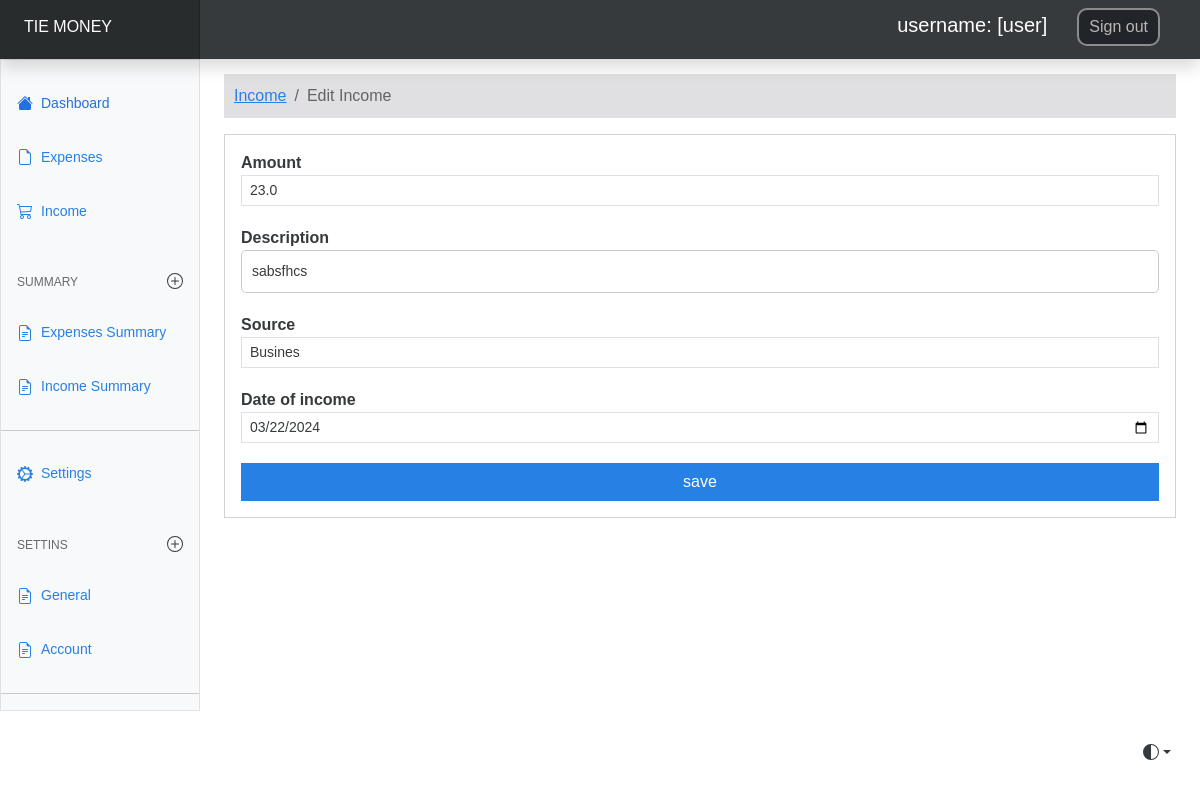
Page /income/edit-income/4 (signed in) on the committed database.
### userincome/models.py (models this page shows, shortened)
class UserIncome(models.Model):
    amount = models.FloatField() # DECIMAL
    date = models.DateField(default = now)
    description = models.TextField()
    owner = models.ForeignKey(to=User, on_delete = models.CASCADE)
    source = models.CharField(max_length = 255)
    class Meta:
        ordering: ['-date']

### userincome/views.py (the view, shortened to what this page needs)
# urls.py: path("edit-income/<int:id>", views.income_edit, name='edit-income'),
@login_required(login_url='/authentication/login/')
def income_edit(request, id):
    income = UserIncome.objects.get(pk=id)
    source = Source.objects.all()
    context = {
        'income': income,
        'values': income,
        'source': source
    }
    if request.method == 'GET':
        return render(request, 'income/edit_income.html', context)

### templates/income/edit_income.html (shortened to what this page needs)
{% extends "base.html" %}
{% block content %}
<div class="new-container col-mt-8">
  <div class="row">
        <nav aria-label="breadcrumb">
            <ol class="breadcrumb">
            <li class="breadcrumb-item"><a href="{% url "income" %}">Income</a></li>
            <li class="breadcrumb-item active" aria-current="page">Edit Income</li>
            </ol>
        </nav>
  </div>
<div class="card">
    <div class="card-body">
        <form action="{% url 'edit-income' income.id %}" method="post">{% csrf_token %}
            {% include "partials/_messages.html" %}
            <div class="form-group">
                <label for="">Amount</label>
                <input
                type="number"
                class="form-control form-control-sm"
                name="amount"
                value="{{ values.amount }}"
                >
            </div>
            <div class="form-group">
                <label for="">Description</label>
                <input
                type="text"
                class="form-control form-control-sm"
                name="description"
                value="{{ values.description }}"
                >
            </div>
            <div class="form-group">
                <label for="">Source</label>
                <select class="form-control form-control-sm" name="source">
                   {% for source in source %}
                     <option selected name="source" value="{{ values.source }}">{{ values.source }}</option>
                   {% endfor %}
                </select>
            </div>
            <div class="form-group">
                <label for="">Date of income</label>
                <input
                type="date"
                class="form-control form-control-sm"
                name="income_date"
                value="{{ values.date | date:'Y-m-d' }}"
                >
            </div>
            <input
            type="submit"
            value="save"
            class="btn btn-primary btn-primary-sm"
            >
        </form>
    </div>
</div>
</div>
{% endblock content %}

### templates/base.html (shortened to what this page needs)
{% load static %}
<!doctype html>
<html lang="en" data-bs-theme="auto">
  <head><script src="/docs/5.3/assets/js/color-modes.js"></script>
    <link rel="stylesheet" href="{% static "css/main.css" %}">
    <link rel="stylesheet" href="{% static "css/style.css" %}">
    <link rel="stylesheet" href="{% static "css/expenses.css" %}">
    <link rel="stylesheet" href="https://cdn.jsdelivr.net/npm/@docsearch/css@3">
<link href="{% static 'css/bootstrap.min.css' %}" rel="stylesheet">
    <link href="https://cdn.jsdelivr.net/npm/bootstrap-icons@1.10.5/font/bootstrap-icons.min.css" rel="stylesheet">
    <link href="{% static "css/dashboard.css" %}" rel="stylesheet">
  </head>
  <body>
    <div class="dropdown position-fixed bottom-0 end-0 mb-3 me-3 bd-mode-toggle">
      <button class="btn btn-bd-primary py-2 dropdown-toggle d-flex align-items-center"
              id="bd-theme"
              type="button"
              aria-expanded="false"
              data-bs-toggle="dropdown"
              aria-label="Toggle theme (auto)">
        <svg class="bi my-1 theme-icon-active" width="1em" height="1em"><use href="#circle-half"></use></svg>
      </button>
    </div>
<header class="navbar sticky-top bg-dark flex-md-nowrap p-0 shadow" data-bs-theme="dark">
  <a class="navbar-brand col-md-4 col-lg-2 me-0 px-4 fs-6 text-white" href="#">TIE MONEY</a>
  <ul class="nav-ul">
    <li class="nav-item">
      <a class="link-nav" action='nav-link' href=''>
          username:  [{{ request.user.username }}]
       </a>
      </li>
    <li class="nav-item">
      <form action="{% url "logout" %}" method="post">{% csrf_token %}
        <input class="text text-capitali logout-btn" type="submit" value="Sign out">
       </form>
      </li>
  </ul>
</header>
<div class="container-fluid">
  <div class="row">
    {% include "partials/_sidebar.html" %}
    <main class="col-md-9 ms-sm-auto col-lg-10 px-md-4">
      {% block content %}
      {% endblock %}
    </main>
  </div>
</div>
    <script src="{% static "js/dashboard.js" %}"></script></body>
</html>

### static/css/main.css (style rules this page uses)
* { font-family: 'Segoe UI', Tahoma, Geneva, Verdana, sans-serif; }
.bi { vertical-align: -.125em; fill: currentColor; }
.btn-bd-primary { --bd-violet-bg: #712cf9; --bd-violet-rgb: 112.520718, 44.062154, 249.437846; --bs-btn-font-weight: 600; --bs-btn-color: var(--bs-white); --bs-btn-bg: var(--bd-violet-bg); --bs-btn-border-color: var(--bd-violet-bg); --bs-btn-hover-color: var(--bs-white); --bs-btn-hover-bg: #6528e0; --bs-btn-hover-border-color: #6528e0; --bs-btn-focus-shadow-rgb: var(--bd-violet-rgb); --bs-btn-active-color: var(--bs-btn-hover-color); --bs-btn-active-bg: #5a23c8; --bs-btn-active-border-color: #5a23c8; }
.bd-mode-toggle { z-index: 1500; }

### static/css/style.css (style rules this page uses)
form { display: flex; flex-direction: column; }
.form-group { margin-bottom: 20px; }
label { font-weight: bold; }
input[type="text"], input[type="email"], input[type="password"] { width: 100%; padding: 10px; border: 1px solid #ccc; border-radius: 5px; }

### static/css/expenses.css (style rules this page uses)
* { font-family: 'Trebuchet MS', 'Lucida Sans Unicode', 'Lucida Grande', 'Lucida Sans', Arial, sans-serif; }
.breadcrumb { background-color: rgb(212, 214, 214); padding: 10px 10px; }

### static/css/dashboard.css (style rules this page uses)
.bi { display: inline-block; width: 1rem; height: 38px; }
.navbar-brand { padding-top: 15px; padding-bottom: 20px; background-color: rgba(0, 0, 0, .25); box-shadow: inset -1px 0 0 rgba(0, 0, 0, .25); }

### templates/base.html (style rules this page uses)
.logout-btn { color: rgba(221, 213, 213, 0.825); background-color: #212529; margin-top: 8px; margin-bottom: -3px; margin-right: 40px; padding: 5px 10px; border: 2px solid rgb(141, 140, 140); border-radius: 10px; }
.link-nav { text-decoration: none; margin-right: 30px; margin-top: 10px; font-size: 20px; color: white; display: flex; }
.nav-ul { display: flex; }

### templates/income/edit_income.html (style rules this page uses)
.breadcrumb { background-color: rgb(224, 224, 226); margin-top: 15px; padding: 8px 10px; padding: 10px 10px; }

### rows in the picture
UserIncome: amount "23.0", description "sabsfhcs", income_date "03/22/2024"

### other values in the picture
{{ request.user.username }} "user"
form field source "Busines"
